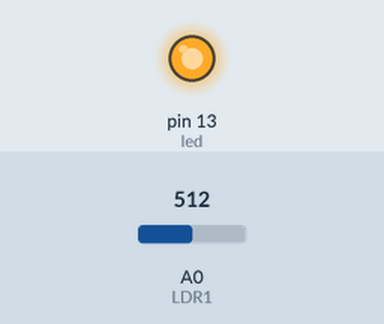
The sketch below on a simulated Arduino Uno, built with avr-gcc and run on an emulated ATmega328P. Shown: output pins drawn as LEDs (lit = HIGH). Inputs (shaded band) come from the test bench; at power-on: A0 (LDR1) = 512.

Above: at 2.8 s.
2.9 s: A0 (LDR1) set to 485
At 4.5 s:
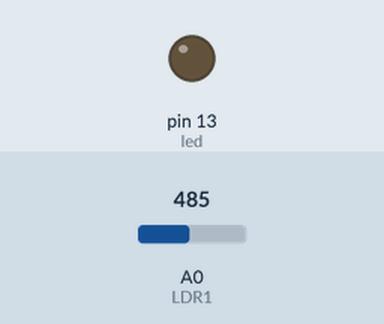
5.6 s: A0 (LDR1) set to 510
At 7.2 s:
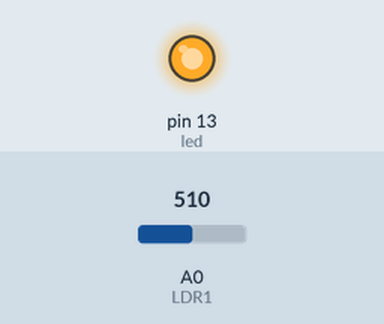
8.3 s: A0 (LDR1) set to 490
At 10.3 s:
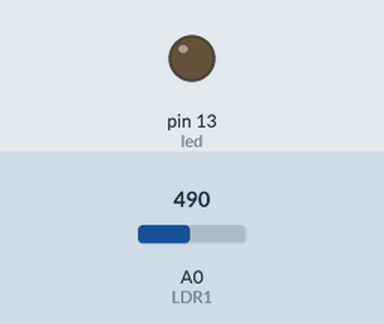
Timing chart, 0 to 11.8 s (numbered marks = the images above; inputs shaded):
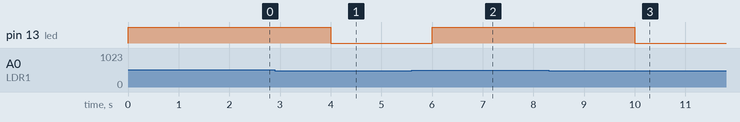

Measured:
- the behaviour switches between 500 and 499 on A0 (LDR1) (found by bisection; images 0 and 1)
- after the input at 2.9 s, pin 13 (led): HIGH → LOW after 1.1 s
- after the input at 5.6 s, pin 13 (led): LOW → HIGH after 0.40 s
- after the input at 8.3 s, pin 13 (led): HIGH → LOW after 1.7 s

The sketch:

ex04.ino
```cpp
const  byte  LDR1= A0;    //光敏電阻分壓輸入腳
const  byte  led = 13;    //LED燈輸出腳
int  readLDR1=0;    //光敏電阻電壓值

void  setup() {
  pinMode(led,OUTPUT);
}

void  loop() {
  readLDR1=analogRead(LDR1);  //讀取光敏電阻類比電壓輸入
  if (readLDR1 >= 500) {
  // 若類比輸入值大於500，LED亮
    digitalWrite(led, HIGH);
  } else {
    // 否則LED暗
    digitalWrite(led, LOW);
}
  delay(2000);
}
```
